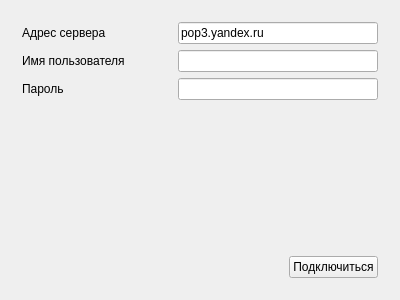
<?xml version="1.0" encoding="UTF-8"?>
<ui version="4.0">
 <class>MainWindow</class>
 <widget class="QMainWindow" name="MainWindow">
  <property name="geometry">
   <rect>
    <x>0</x>
    <y>0</y>
    <width>400</width>
    <height>300</height>
   </rect>
  </property>
  <property name="windowTitle">
   <string>MainWindow</string>
  </property>
  <widget class="QWidget" name="centralWidget">
   <layout class="QHBoxLayout" name="horizontalLayout">
    <item>
     <widget class="QStackedWidget" name="stackedWidget">
      <property name="currentIndex">
       <number>0</number>
      </property>
      <widget class="QWidget" name="page">
       <layout class="QVBoxLayout" name="verticalLayout">
        <item>
         <layout class="QHBoxLayout" name="horizontalLayout_2">
          <item>
           <widget class="QLabel" name="serverLbl">
            <property name="text">
             <string>Адрес сервера</string>
            </property>
           </widget>
          </item>
          <item>
           <spacer name="horizontalSpacer">
            <property name="orientation">
             <enum>Qt::Horizontal</enum>
            </property>
            <property name="sizeHint" stdset="0">
             <size>
              <width>40</width>
              <height>20</height>
             </size>
            </property>
           </spacer>
          </item>
          <item>
           <widget class="QLineEdit" name="addrLine">
            <property name="minimumSize">
             <size>
              <width>200</width>
              <height>0</height>
             </size>
            </property>
            <property name="maximumSize">
             <size>
              <width>200</width>
              <height>16777215</height>
             </size>
            </property>
            <property name="text">
             <string>pop3.yandex.ru</string>
            </property>
           </widget>
          </item>
         </layout>
        </item>
        <item>
         <layout class="QHBoxLayout" name="horizontalLayout_3">
          <item>
           <widget class="QLabel" name="userLbl">
            <property name="text">
             <string>Имя пользователя</string>
            </property>
           </widget>
          </item>
          <item>
           <spacer name="horizontalSpacer_2">
            <property name="orientation">
             <enum>Qt::Horizontal</enum>
            </property>
            <property name="sizeHint" stdset="0">
             <size>
              <width>40</width>
              <height>20</height>
             </size>
            </property>
           </spacer>
          </item>
          <item>
           <widget class="QLineEdit" name="userLine">
            <property name="minimumSize">
             <size>
              <width>200</width>
              <height>0</height>
             </size>
            </property>
            <property name="maximumSize">
             <size>
              <width>200</width>
              <height>16777215</height>
             </size>
            </property>
            <property name="text">
             <string/>
            </property>
           </widget>
          </item>
         </layout>
        </item>
        <item>
         <layout class="QHBoxLayout" name="horizontalLayout_4">
          <item>
           <widget class="QLabel" name="psswdLbl">
            <property name="text">
             <string>Пароль</string>
            </property>
           </widget>
          </item>
          <item>
           <spacer name="horizontalSpacer_3">
            <property name="orientation">
             <enum>Qt::Horizontal</enum>
            </property>
            <property name="sizeHint" stdset="0">
             <size>
              <width>40</width>
              <height>20</height>
             </size>
            </property>
           </spacer>
          </item>
          <item>
           <widget class="QLineEdit" name="psswdLine">
            <property name="minimumSize">
             <size>
              <width>200</width>
              <height>0</height>
             </size>
            </property>
            <property name="maximumSize">
             <size>
              <width>200</width>
              <height>16777215</height>
             </size>
            </property>
            <property name="text">
             <string/>
            </property>
            <property name="echoMode">
             <enum>QLineEdit::Password</enum>
            </property>
           </widget>
          </item>
         </layout>
        </item>
        <item>
         <spacer name="verticalSpacer">
          <property name="orientation">
           <enum>Qt::Vertical</enum>
          </property>
          <property name="sizeHint" stdset="0">
           <size>
            <width>20</width>
            <height>40</height>
           </size>
          </property>
         </spacer>
        </item>
        <item>
         <layout class="QHBoxLayout" name="horizontalLayout_5">
          <item>
           <spacer name="horizontalSpacer_4">
            <property name="orientation">
             <enum>Qt::Horizontal</enum>
            </property>
            <property name="sizeHint" stdset="0">
             <size>
              <width>40</width>
              <height>20</height>
             </size>
            </property>
           </spacer>
          </item>
          <item>
           <widget class="QPushButton" name="connectBtn">
            <property name="text">
             <string>Подключиться</string>
            </property>
           </widget>
          </item>
         </layout>
        </item>
       </layout>
      </widget>
      <widget class="QWidget" name="page_2">
       <layout class="QHBoxLayout" name="horizontalLayout_6">
        <item>
         <widget class="QListWidget" name="mailList"/>
        </item>
       </layout>
      </widget>
     </widget>
    </item>
   </layout>
  </widget>
 </widget>
 <layoutdefault spacing="6" margin="11"/>
 <resources/>
 <connections/>
</ui>
